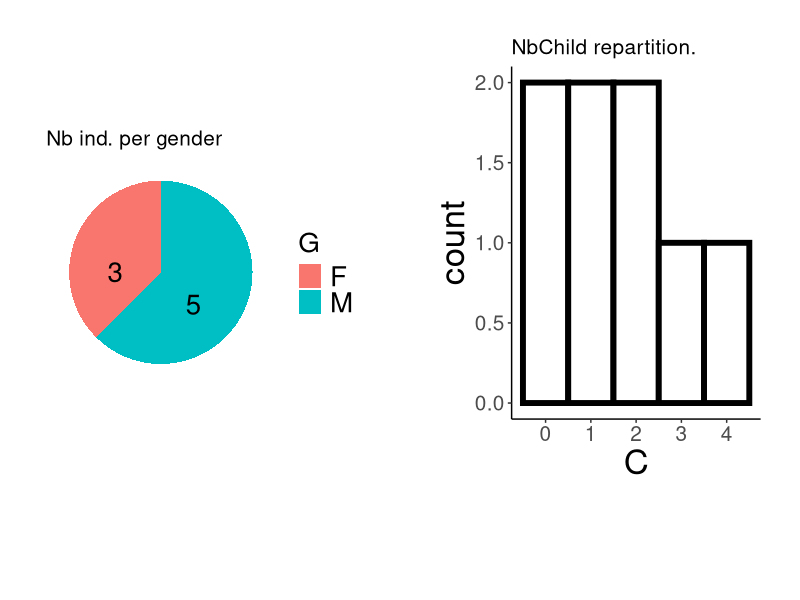
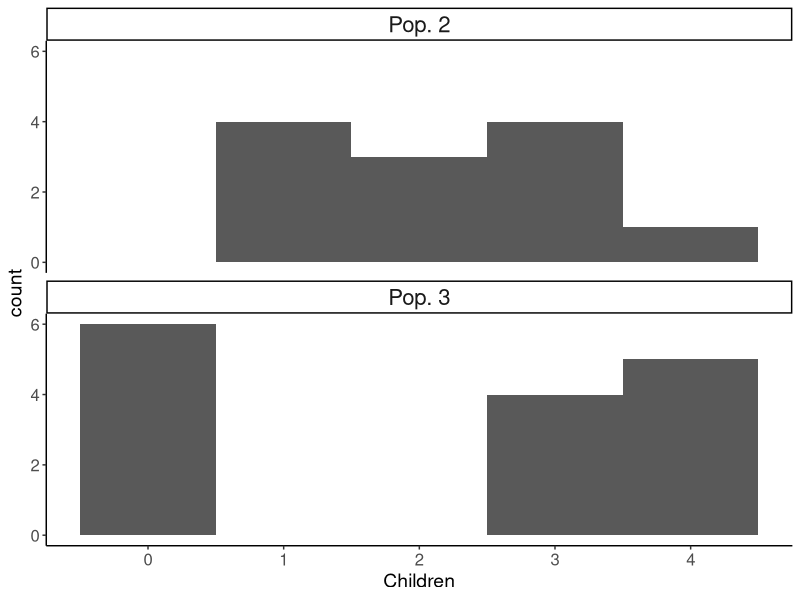
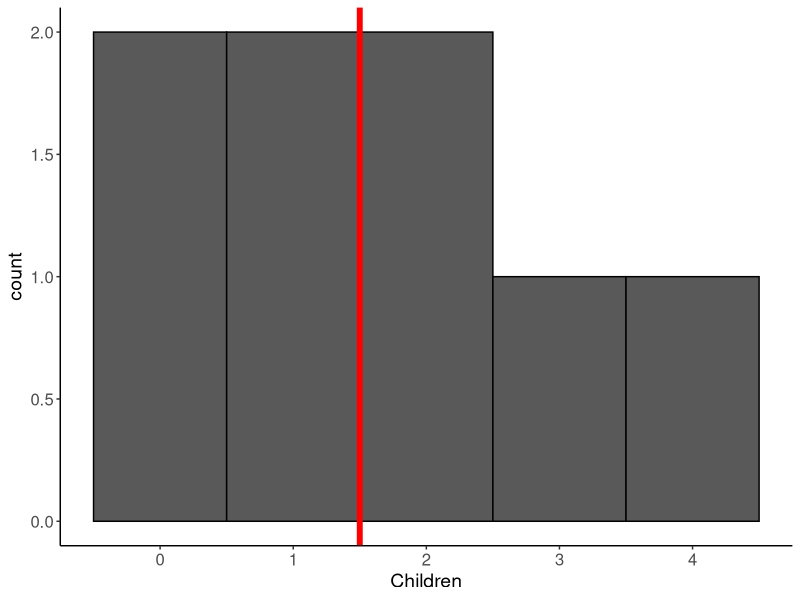
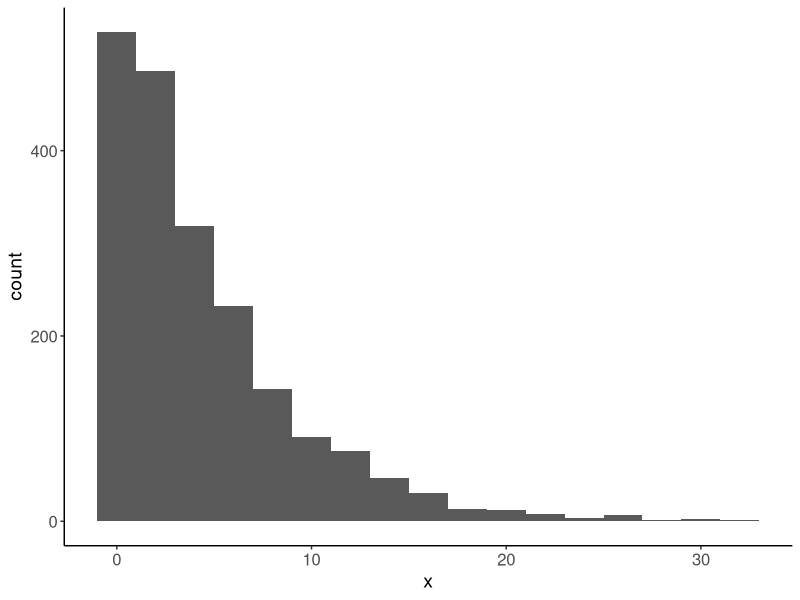
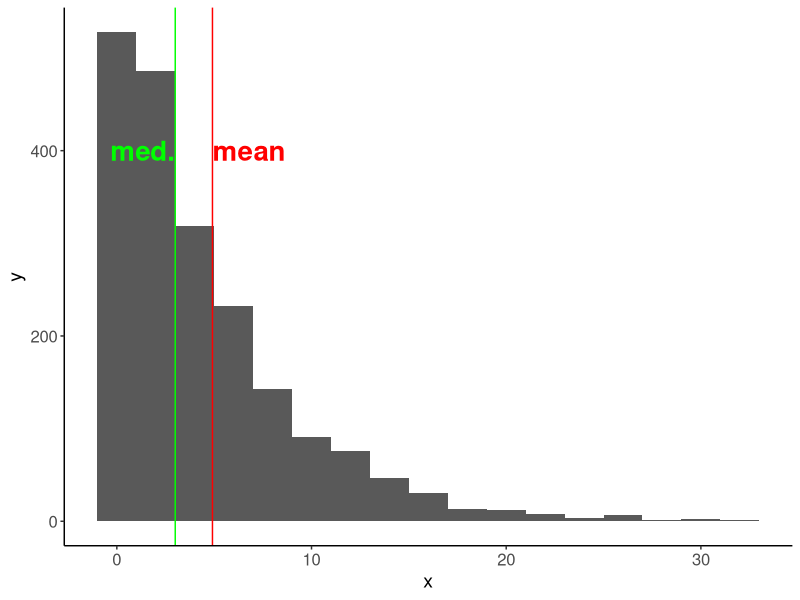
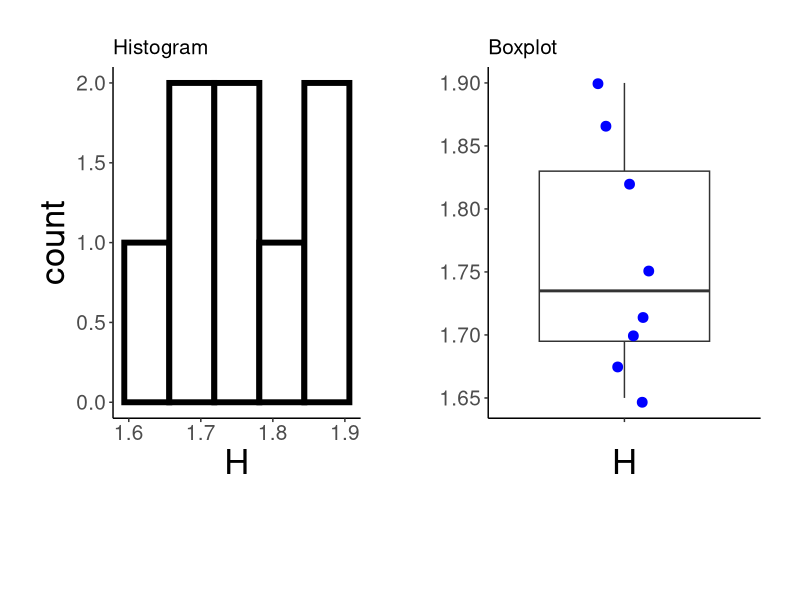
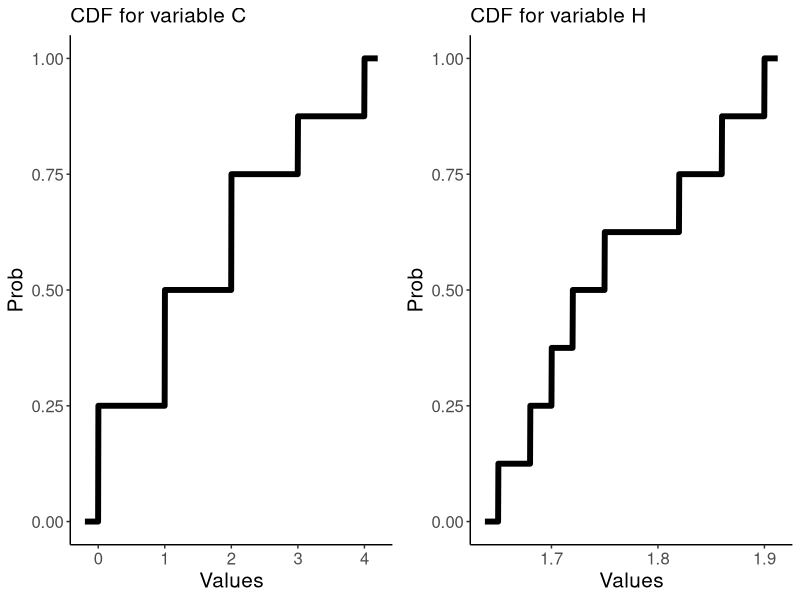
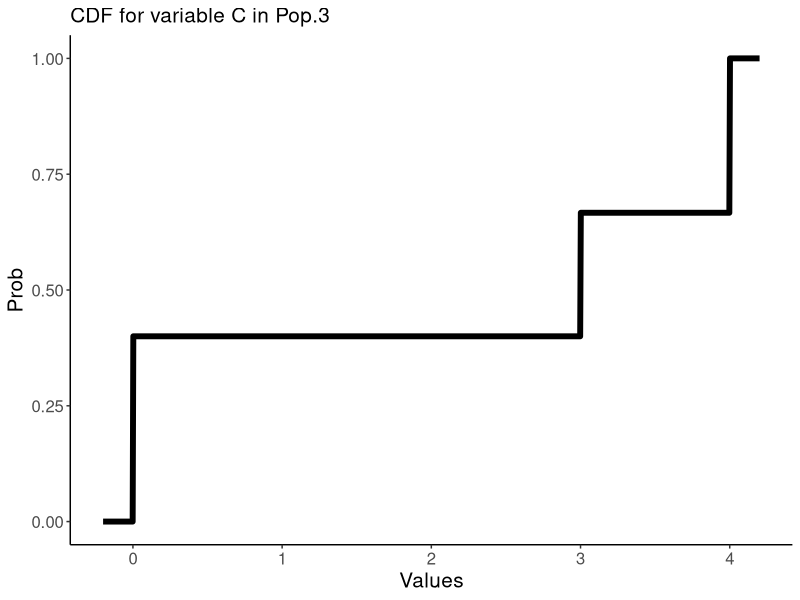

The R source for these figures, in order: (Note: this script raises an error after producing the figures.)
## ---- chunk 1
knitr::opts_chunk$set(echo = FALSE, cache = TRUE)
knitr::opts_knit$set(eval.after = "fig.cap")
## ---- chunk 2
library(tidyverse)
## ---- chunk 3
theme_set(theme_classic() + theme(strip.text = element_text(size = 16), axis.text = element_text(size = 12), axis.title = element_text(size = 14)))
## ---- chunk 4
G <- as.character(c('M','F','M','M','F','F','M','M'))
H <- c(1.86,1.72,1.75,1.90,1.65,1.68,1.70,1.82)
C <- c(1,0,3,2,1,0,4,2)
FirstEx <- tibble(G=G,H=H,C=C) 
FirstEx
## ---- chunk 5
FirstEx %>% slice(7) %>% as.data.frame()
## ---- chunk 6
table(FirstEx$G) / nrow(FirstEx)
## ---- chunk 7
table(FirstEx$H) / nrow(FirstEx)
## ---- chunk 8
NbIndPerG <- FirstEx %>%
  group_by(G) %>%
  dplyr::summarize(N = n())
blank_theme <- theme_minimal() +
  theme(axis.title.x = element_blank(),
        axis.title.y = element_blank(),
        panel.border = element_blank(),
        panel.grid=element_blank(),
        axis.ticks = element_blank(),
        plot.title=element_text(size=14)
  )

PieG <- ggplot(NbIndPerG, aes(x="", y=N, fill=G)) +
  geom_bar(width = 1, stat = "identity") +
  coord_polar("y", start=0) +
  blank_theme +
  theme(axis.text.x=element_blank(),
        plot.margin = unit(c(1,1,3,1), "cm"),
        legend.text=element_text(size=20),
        legend.title=element_text(size=20),
        plot.title=element_text(size=15)) +
  geom_text(aes(y = c(6,3), label = N), size=7) +
  ggtitle('Nb ind. per gender')

HistC <- ggplot(FirstEx, aes(x=C)) +
  geom_histogram(bins=5,color="black", fill="white",size=2) +
  theme(axis.text=element_text(size=15),
        axis.title=element_text(size=25),
        plot.margin = unit(c(1,1,3,1), "cm"),
        plot.title=element_text(size=15)) +
  ggtitle('NbChild repartition.')

cowplot::plot_grid(PieG, HistC)
# margin = theme(plot.margin = unit(c(1,1,1,1), "cm"))
# grid.arrange(grobs=list(PieG,HistC), nrow = 1, as.table = FALSE)
## ---- chunk 9
data <- tibble(Children = c(1,3,2,2,3,4,1,1,2,3,1,3,0,3,4,4,3,4,0,0,0,4,0,3,0,4,3), 
               Population = rep(c("Pop. 2", "Pop. 3"), times = c(12, 15)))
data %>% select(Population, Children) %>% data.table::as.data.table()
## ---- chunk 10
ggplot(data, aes(x = Children)) + geom_histogram(binwidth = 1) + facet_wrap(~Population, ncol = 1)
## ---- chunk 11
data <- tibble(Children = c(1, 0, 3, 2, 1, 0, 4, 2))
ggplot(data, aes(x = Children)) + geom_histogram(binwidth = 1, color = "black") + geom_vline(xintercept = 1.5, size = 2, color = "red")
## ---- chunk 12
c(0, 0, 1, 1, 2, 2, 3, 4) |> median()
c(0, 0, 1, 1, 1, 2, 2, 3, 4) |> median()
c(0, 0, 1, 1, 1, 2, 2, 3, 4, 5, 6) |> median()
## ---- chunk 13
set.seed(53)
data <- tibble(x = round(rexp(2000, rate = 0.2)))
ggplot(data, aes(x)) + geom_histogram(binwidth = 2)
## ---- chunk 14
ggplot(data, aes(x)) + geom_histogram(binwidth = 2) + 
  geom_vline(xintercept = mean(data$x), color = "red") + 
  geom_vline(xintercept = median(data$x), color = "green") + 
  annotate("text", x = mean(data$x), y = 400, label = "mean", hjust = 0, color = "red", size = 7, fontface = "bold") + 
  annotate("text", x = median(data$x), y = 400, label = "med.", hjust = 1, color = "green", size = 7, fontface = "bold") + 
  NULL
## ---- chunk 15
HistH <- ggplot(FirstEx, aes(x=H)) +
  geom_histogram(bins=5,color="black", fill="white",size=2) +
  theme(axis.text=element_text(size=15),
        axis.title=element_text(size=25),
        plot.margin = unit(c(1,1,3,1), "cm"),
        plot.title=element_text(size=15)) +
  ggtitle('Histogram')

BoxplotH <- ggplot(FirstEx, aes(x='',y=H)) +
  geom_boxplot() +
  geom_jitter(width = 0.2,color='blue',size=3) +
  theme(axis.text=element_text(size=15),
        axis.title=element_text(size=25),
        axis.title.y=element_blank(),
        plot.margin = unit(c(1,1,3,1), "cm"),
        plot.title=element_text(size=15)) +
  xlab('H') +
  ggtitle('Boxplot')
gridExtra::grid.arrange(grobs=list(HistH,BoxplotH) ,nrow = 1, as.table = FALSE)
## ---- chunk 16
TH <- theme(axis.text=element_text(size=12),
      axis.title=element_text(size=15),
      plot.title=element_text(size=15),
      strip.text.x = element_text(size = 20),
      legend.text=element_blank())

MakeDF <- function(VarName,AltName=NULL){
  Var <- sort(get(VarName))
  Values <- unique(Var)
  Range <- range(Values)
  Prob=c(0,(cumsum(table(Var))/length(Var))[-length(Values)])
  Plot.x <- seq(Range[1]-0.05*(Range[2]-Range[1]),Range[2]+0.05*(Range[2]-Range[1]),length.out=1000)
  Plot.y <- rep(1,1000)
  invisible(sapply(length(Values):1, function(val){
    Plot.y[Plot.x <=Values[val]] <<- Prob[val]
  }))
  DF <- data.frame(Values=Plot.x,Prob=Plot.y)
  if (is.null(AltName)){
    TitleVN <- VarName
  } else {
    TitleVN <- AltName
  }
  GG <- ggplot(DF,aes(x=Values,y=Prob)) +
    geom_line(size=2) +
    ggtitle(paste0('CDF for variable ',TitleVN)) +
    TH
  return(GG)
}
gridExtra::grid.arrange(grobs=map(c("C","H"),MakeDF),nrow=1)
## ---- chunk 17
Pop3 <- c(0,3,4,4,3,4,0,0,0,4,0,3,0,4,3)
MakeDF("Pop3",'C in Pop.3')

## ---- chunk 18
set.seed(42)
n <- 731
Agro <- tibble(Gender = sample(c("F", "M"), size = n, replace = TRUE), 
               Age    = sample(19:23, size = n, prob = 5:1, replace = TRUE), 
               Year   = case_when(
                 Age == 19 ~ "1A", 
                 Age >= 22 ~ "3A",
                 Age == 20 ~ sample(c("1A", "2A"), size = n, replace = TRUE), 
                 Age == 21 ~ sample(c("2A", "3A"), size = n, replace = TRUE), 
               ),
               Height = if_else(Gender == "M", rnorm(n = n, mean = 178, sd = 6), rnorm(n = n, mean = 165, sd = 4)), 
               Weight = runif(n, min = 18, max = 25) * (Height/100)^2 %>% round(2))
Agro <- Agro %>% select(all_of(c('Height','Weight','Age', 'Year', 'Gender')))
head(Agro)
## ---- chunk 19
# Get numbers and proportion for qualitative variables
t <- table(Agro$Gender,Agro$Age)
QualiUniDesc <- function(t,m){
  mt <- t %>% margin.table(m)
  pt <- mt %>% prop.table() %>% round(2)
  Res <- rbind(mt,pt)
  row.names(Res) <- c('Nb','Freq')
  print(Res)
}
## ---- chunk 20
QualiUniDesc(t,1)
## ---- chunk 21
QualiUniDesc(t,2)
## ---- chunk 22
QuantiUniDesc <- function(VN){
  Bin <- length(unique(Agro[[VN]]))
  ggplot(Agro, aes(x=get(VN))) +
  geom_histogram(bins=min(30,Bin)) + #color="black", fill="white",size=2
  theme(axis.text=element_text(size=15,angle=45),
        axis.title=element_text(size=20),
        plot.margin = unit(c(0.7,0.5,0.2,0.7), "cm"),
        plot.title=element_text(size=15)) +
  xlab(VN)
}
GraphList <- map(c('Height','Weight','Age'), QuantiUniDesc)
gridExtra::grid.arrange(grobs=GraphList ,nrow = 2, as.table = FALSE)
## ---- chunk 23
Agro.Height <- Agro$Height
Agro.Weight <- Agro$Weight
par(mfrow = c(1, 2))
ecdf(Agro.Height) %>% plot()
ecdf(Agro.Weight) %>% plot()
par(mfrow = c(1, 1))
## ---- chunk 24
set.seed(42)
n <- 300
Lambda <- 150
Life <- rpois(n,lambda = Lambda)
NbCases <- Life %>% unique %>% length
Life.range <- min(Life):max(Life)
Coef=2
TH <- theme(axis.text=element_text(size=10*Coef),
      axis.title=element_text(size=15*Coef),
      plot.title=element_text(size=15*Coef),
      strip.text.x = element_text(size = 20*Coef),
      legend.text=element_text(size=12*Coef),
      legend.title = element_text(size=15*Coef))
Life.hist <- Life %>% as.data.frame %>%
  ggplot() + geom_histogram(aes(x=Life,stat(density)),bins=NbCases*0.5,color="black", fill="white",size=2)+TH
ggsave(plot = Life.hist,
       filename = 'Figures/ExemplePoisson.pdf',device = 'pdf')
Tmp <- data.frame(x=Life.range,y=dpois(Life.range,lambda = Lambda))
Life.hist.points <- Life.hist + geom_point(data=Tmp,aes(x=x,y=y),col='red',size=2)
ggsave(plot = Life.hist.points,
       filename = 'Figures/ExemplePoissonAvecProbas.pdf',device = 'pdf')
## ---- chunk 25
Life.hist.points
## ---- chunk 26
Coef <- 2
TH <- theme(axis.text=element_text(size=10*Coef),
      axis.title=element_text(size=15*Coef),
      plot.title=element_text(size=15*Coef),
      strip.text.x = element_text(size = 20*Coef),
      legend.text=element_text(size=12*Coef),
      legend.title = element_text(size=15*Coef))
NbHours <- 800
Lambda <- c(100,200,500)
DF <- data.frame(Hours=rep(1:NbHours,3),
                 Lambda=rep(Lambda,times=NbHours)) %>%
  mutate(Prob=dpois(x = Hours,lambda = Lambda), Lambda=as.character(Lambda))
GG <- ggplot(DF,aes(x=Hours,y=Prob,fill=Lambda)) +
  geom_col(size=2) +
  ylab('Prob(X=x)') +
  xlab('x (in hours)') +
  TH
## ---- chunk 27
GG
## ---- chunk 28
knitr::include_graphics("Figures/Normale.png", dpi = 250)
